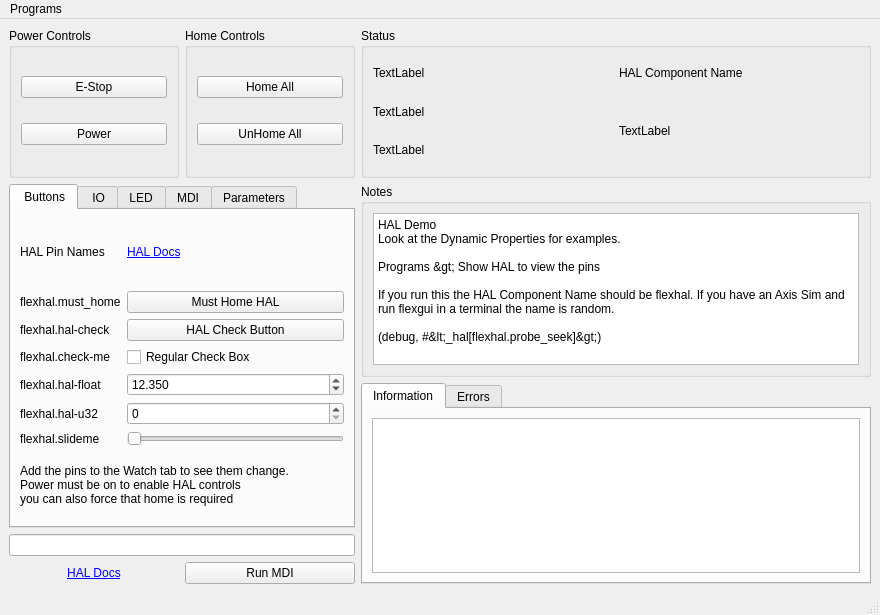
<?xml version="1.0" encoding="UTF-8"?>
<ui version="4.0">
 <class>MainWindow</class>
 <widget class="QMainWindow" name="MainWindow">
  <property name="geometry">
   <rect>
    <x>0</x>
    <y>0</y>
    <width>880</width>
    <height>615</height>
   </rect>
  </property>
  <property name="windowTitle">
   <string>MainWindow</string>
  </property>
  <widget class="QWidget" name="centralwidget">
   <layout class="QGridLayout" name="gridLayout_5">
    <item row="1" column="2" colspan="3">
     <widget class="QGroupBox" name="groupBox_4">
      <property name="title">
       <string>Notes</string>
      </property>
      <layout class="QGridLayout" name="gridLayout_4">
       <item row="0" column="0">
        <widget class="QPlainTextEdit" name="plainTextEdit">
         <property name="plainText">
          <string>HAL Demo
Look at the Dynamic Properties for examples.

Programs &gt; Show HAL to view the pins

If you run this the HAL Component Name should be flexhal. If you have an Axis Sim and run flexgui in a terminal the name is random.

(debug, #&lt;_hal[flexhal.probe_seek]&gt;)</string>
         </property>
        </widget>
       </item>
      </layout>
     </widget>
    </item>
    <item row="0" column="0">
     <widget class="QGroupBox" name="groupBox">
      <property name="minimumSize">
       <size>
        <width>0</width>
        <height>150</height>
       </size>
      </property>
      <property name="title">
       <string>Power Controls</string>
      </property>
      <layout class="QGridLayout" name="gridLayout">
       <item row="0" column="0">
        <widget class="QPushButton" name="estop_pb">
         <property name="text">
          <string>E-Stop</string>
         </property>
        </widget>
       </item>
       <item row="1" column="0">
        <widget class="QPushButton" name="power_pb">
         <property name="text">
          <string>Power</string>
         </property>
        </widget>
       </item>
      </layout>
     </widget>
    </item>
    <item row="0" column="2" colspan="3">
     <widget class="QGroupBox" name="groupBox_5">
      <property name="minimumSize">
       <size>
        <width>500</width>
        <height>0</height>
       </size>
      </property>
      <property name="title">
       <string>Status</string>
      </property>
      <layout class="QGridLayout" name="gridLayout_6">
       <item row="1" column="0">
        <widget class="QLabel" name="task_state_lb">
         <property name="text">
          <string>TextLabel</string>
         </property>
        </widget>
       </item>
       <item row="0" column="0">
        <widget class="QLabel" name="interp_state_lb">
         <property name="text">
          <string>TextLabel</string>
         </property>
        </widget>
       </item>
       <item row="2" column="0">
        <widget class="QLabel" name="task_mode_lb">
         <property name="text">
          <string>TextLabel</string>
         </property>
        </widget>
       </item>
       <item row="0" column="1">
        <widget class="QLabel" name="label_7">
         <property name="text">
          <string>HAL Component Name</string>
         </property>
        </widget>
       </item>
       <item row="1" column="1" rowspan="2">
        <widget class="QLabel" name="hal_comp_name_lb">
         <property name="text">
          <string>TextLabel</string>
         </property>
         <property name="wordWrap">
          <bool>true</bool>
         </property>
        </widget>
       </item>
      </layout>
     </widget>
    </item>
    <item row="0" column="1">
     <widget class="QGroupBox" name="groupBox_2">
      <property name="title">
       <string>Home Controls</string>
      </property>
      <layout class="QGridLayout" name="gridLayout_2">
       <item row="0" column="0">
        <widget class="QPushButton" name="home_all_pb">
         <property name="text">
          <string>Home All</string>
         </property>
        </widget>
       </item>
       <item row="1" column="0">
        <widget class="QPushButton" name="unhome_all_pb">
         <property name="text">
          <string>UnHome All</string>
         </property>
        </widget>
       </item>
      </layout>
     </widget>
    </item>
    <item row="3" column="0" colspan="2">
     <widget class="QLineEdit" name="mdi_command_le"/>
    </item>
    <item row="4" column="1">
     <widget class="QPushButton" name="run_mdi_pb">
      <property name="text">
       <string>Run MDI</string>
      </property>
     </widget>
    </item>
    <item row="2" column="2" rowspan="3" colspan="3">
     <widget class="QTabWidget" name="tabWidget_6">
      <property name="currentIndex">
       <number>0</number>
      </property>
      <widget class="QWidget" name="page1">
       <attribute name="title">
        <string>Information</string>
       </attribute>
       <layout class="QVBoxLayout" name="verticalLayout">
        <item>
         <widget class="QPlainTextEdit" name="info_pte"/>
        </item>
       </layout>
      </widget>
      <widget class="QWidget" name="tab">
       <attribute name="title">
        <string>Errors</string>
       </attribute>
       <layout class="QVBoxLayout" name="verticalLayout_2">
        <item>
         <widget class="QPlainTextEdit" name="errors_pte"/>
        </item>
       </layout>
      </widget>
     </widget>
    </item>
    <item row="1" column="0" rowspan="2" colspan="2">
     <widget class="QTabWidget" name="tabWidget_3">
      <property name="currentIndex">
       <number>0</number>
      </property>
      <widget class="QWidget" name="tabWidget_3Page1">
       <attribute name="title">
        <string> Buttons</string>
       </attribute>
       <layout class="QGridLayout" name="gridLayout_3">
        <item row="3" column="1">
         <widget class="QCheckBox" name="checkBox">
          <property name="text">
           <string>Regular Check Box</string>
          </property>
          <property name="function" stdset="0">
           <string>hal_pin</string>
          </property>
          <property name="pin_name" stdset="0">
           <string>check-me</string>
          </property>
          <property name="hal_type" stdset="0">
           <string>HAL_BIT</string>
          </property>
          <property name="hal_dir" stdset="0">
           <string>HAL_OUT</string>
          </property>
         </widget>
        </item>
        <item row="3" column="0">
         <widget class="QLabel" name="label_4">
          <property name="text">
           <string>flexhal.check-me</string>
          </property>
         </widget>
        </item>
        <item row="2" column="0">
         <widget class="QLabel" name="label_3">
          <property name="text">
           <string>flexhal.hal-check</string>
          </property>
         </widget>
        </item>
        <item row="6" column="1">
         <widget class="QSpinBox" name="hal_seek_sb">
          <property name="maximum">
           <number>1000</number>
          </property>
          <property name="function" stdset="0">
           <string>hal_pin</string>
          </property>
          <property name="pin_name" stdset="0">
           <string>hal-u32</string>
          </property>
          <property name="hal_type" stdset="0">
           <string>HAL_U32</string>
          </property>
          <property name="hal_dir" stdset="0">
           <string>HAL_OUT</string>
          </property>
          <property name="required" stdset="0">
           <string>homed</string>
          </property>
         </widget>
        </item>
        <item row="4" column="0">
         <widget class="QLabel" name="label_5">
          <property name="text">
           <string>flexhal.hal-float</string>
          </property>
         </widget>
        </item>
        <item row="1" column="0">
         <widget class="QLabel" name="label_2">
          <property name="text">
           <string>flexhal.must_home</string>
          </property>
         </widget>
        </item>
        <item row="4" column="1">
         <widget class="QDoubleSpinBox" name="halfload">
          <property name="decimals">
           <number>3</number>
          </property>
          <property name="value">
           <double>12.350000000000000</double>
          </property>
          <property name="function" stdset="0">
           <string>hal_pin</string>
          </property>
          <property name="pin_name" stdset="0">
           <string>hal-float</string>
          </property>
          <property name="hal_type" stdset="0">
           <string>HAL_FLOAT</string>
          </property>
          <property name="hal_dir" stdset="0">
           <string>HAL_OUT</string>
          </property>
         </widget>
        </item>
        <item row="2" column="1">
         <widget class="QPushButton" name="pushButton_5">
          <property name="text">
           <string>HAL Check Button</string>
          </property>
          <property name="checkable">
           <bool>true</bool>
          </property>
          <property name="function" stdset="0">
           <string>hal_pin</string>
          </property>
          <property name="pin_name" stdset="0">
           <string>hal-check</string>
          </property>
          <property name="hal_type" stdset="0">
           <string>HAL_BIT</string>
          </property>
          <property name="hal_dir" stdset="0">
           <string>HAL_OUT</string>
          </property>
         </widget>
        </item>
        <item row="7" column="0">
         <widget class="QLabel" name="label_8">
          <property name="text">
           <string>flexhal.slideme</string>
          </property>
         </widget>
        </item>
        <item row="1" column="1">
         <widget class="QPushButton" name="abutton">
          <property name="text">
           <string>Must Home HAL</string>
          </property>
          <property name="function" stdset="0">
           <string>hal_pin</string>
          </property>
          <property name="pin_name" stdset="0">
           <string>must_home</string>
          </property>
          <property name="hal_type" stdset="0">
           <string>HAL_BIT</string>
          </property>
          <property name="hal_dir" stdset="0">
           <string>HAL_OUT</string>
          </property>
          <property name="required" stdset="0">
           <string>homed</string>
          </property>
         </widget>
        </item>
        <item row="6" column="0">
         <widget class="QLabel" name="label_6">
          <property name="text">
           <string>flexhal.hal-u32</string>
          </property>
         </widget>
        </item>
        <item row="0" column="0">
         <widget class="QLabel" name="label_19">
          <property name="text">
           <string>HAL Pin Names</string>
          </property>
         </widget>
        </item>
        <item row="7" column="1">
         <widget class="QSlider" name="halslide">
          <property name="orientation">
           <enum>Qt::Horizontal</enum>
          </property>
          <property name="function" stdset="0">
           <string>hal_pin</string>
          </property>
          <property name="pin_name" stdset="0">
           <string>slideme</string>
          </property>
          <property name="hal_type" stdset="0">
           <string>HAL_S32</string>
          </property>
          <property name="hal_dir" stdset="0">
           <string>HAL_OUT</string>
          </property>
         </widget>
        </item>
        <item row="8" column="0" colspan="2">
         <widget class="QLabel" name="label_21">
          <property name="text">
           <string>Add the pins to the Watch tab to see them change.
Power must be on to enable HAL controls
you can also force that home is required</string>
          </property>
         </widget>
        </item>
        <item row="0" column="1">
         <widget class="QLabel" name="label_22">
          <property name="text">
           <string>&lt;a href=&quot;https://gnipsel.com/linuxcnc/flexgui/hal.html&quot;&gt;HAL Docs&lt;/a&gt;</string>
          </property>
          <property name="openExternalLinks">
           <bool>true</bool>
          </property>
         </widget>
        </item>
       </layout>
      </widget>
      <widget class="QWidget" name="tab_2">
       <attribute name="title">
        <string> IO</string>
       </attribute>
       <layout class="QGridLayout" name="gridLayout_7">
        <item row="3" column="0">
         <widget class="QLabel" name="label_12">
          <property name="text">
           <string>flexhal.hal-io-s32-sb</string>
          </property>
         </widget>
        </item>
        <item row="3" column="1">
         <widget class="QSpinBox" name="spinBox_2">
          <property name="minimum">
           <number>-99</number>
          </property>
          <property name="function" stdset="0">
           <string>hal_io</string>
          </property>
          <property name="pin_name" stdset="0">
           <string>hal-io-s32-sb</string>
          </property>
          <property name="hal_type" stdset="0">
           <string>HAL_S32</string>
          </property>
          <property name="hal_dir" stdset="0">
           <string>HAL_IO</string>
          </property>
         </widget>
        </item>
        <item row="2" column="1">
         <widget class="QDoubleSpinBox" name="doubleSpinBox">
          <property name="singleStep">
           <double>0.100000000000000</double>
          </property>
          <property name="function" stdset="0">
           <string>hal_io</string>
          </property>
          <property name="pin_name" stdset="0">
           <string>hal-io-dsb</string>
          </property>
          <property name="hal_type" stdset="0">
           <string>HAL_FLOAT</string>
          </property>
          <property name="hal_dir" stdset="0">
           <string>HAL_IO</string>
          </property>
         </widget>
        </item>
        <item row="4" column="0">
         <widget class="QLabel" name="label_13">
          <property name="text">
           <string>flexhal.hal-io-u32-sb</string>
          </property>
         </widget>
        </item>
        <item row="6" column="0" colspan="2">
         <widget class="QLabel" name="label_9">
          <property name="text">
           <string>Run Programs Show HAL and add
 the HALpins to the watch window
in the HAL command box you can use setp
 to change a value and see the object
change in the GUI</string>
          </property>
         </widget>
        </item>
        <item row="4" column="1">
         <widget class="QSpinBox" name="spinBox_3">
          <property name="function" stdset="0">
           <string>hal_io</string>
          </property>
          <property name="pin_name" stdset="0">
           <string>hal-io-u32-sb</string>
          </property>
          <property name="hal_type" stdset="0">
           <string>HAL_U32</string>
          </property>
          <property name="hal_dir" stdset="0">
           <string>HAL_IO</string>
          </property>
         </widget>
        </item>
        <item row="0" column="0">
         <widget class="QLabel" name="label_20">
          <property name="text">
           <string>HAL Pin Name</string>
          </property>
         </widget>
        </item>
        <item row="1" column="1">
         <widget class="QCheckBox" name="checkBox_2">
          <property name="text">
           <string>I/O Check Box</string>
          </property>
          <property name="function" stdset="0">
           <string>hal_io</string>
          </property>
          <property name="pin_name" stdset="0">
           <string>hal-io-cb</string>
          </property>
          <property name="hal_type" stdset="0">
           <string>HAL_BIT</string>
          </property>
          <property name="hal_dir" stdset="0">
           <string>HAL_IO</string>
          </property>
         </widget>
        </item>
        <item row="2" column="0">
         <widget class="QLabel" name="label_11">
          <property name="text">
           <string>flexhal.hal-io-dsb</string>
          </property>
         </widget>
        </item>
        <item row="1" column="0">
         <widget class="QLabel" name="label_10">
          <property name="text">
           <string>flexhal.hal-io-cb</string>
          </property>
         </widget>
        </item>
        <item row="5" column="1">
         <widget class="QSlider" name="horizontalSlider">
          <property name="orientation">
           <enum>Qt::Horizontal</enum>
          </property>
          <property name="function" stdset="0">
           <string>hal_io</string>
          </property>
          <property name="pin_name" stdset="0">
           <string>hal-io-slider</string>
          </property>
          <property name="hal_type" stdset="0">
           <string>HAL_U32</string>
          </property>
          <property name="hal_dir" stdset="0">
           <string>HAL_IO</string>
          </property>
         </widget>
        </item>
        <item row="5" column="0">
         <widget class="QLabel" name="label_24">
          <property name="text">
           <string>flexhal.hal-io-slider</string>
          </property>
         </widget>
        </item>
       </layout>
      </widget>
      <widget class="QWidget" name="tab_5">
       <attribute name="title">
        <string>LED</string>
       </attribute>
       <layout class="QGridLayout" name="gridLayout_10">
        <item row="1" column="0">
         <spacer name="verticalSpacer">
          <property name="orientation">
           <enum>Qt::Vertical</enum>
          </property>
          <property name="sizeHint" stdset="0">
           <size>
            <width>20</width>
            <height>40</height>
           </size>
          </property>
         </spacer>
        </item>
        <item row="0" column="0">
         <widget class="QLabel" name="label_25">
          <property name="frameShape">
           <enum>QFrame::Box</enum>
          </property>
          <property name="text">
           <string/>
          </property>
         </widget>
        </item>
        <item row="0" column="1">
         <spacer name="horizontalSpacer">
          <property name="orientation">
           <enum>Qt::Horizontal</enum>
          </property>
          <property name="sizeHint" stdset="0">
           <size>
            <width>40</width>
            <height>20</height>
           </size>
          </property>
         </spacer>
        </item>
       </layout>
      </widget>
      <widget class="QWidget" name="tab_4">
       <attribute name="title">
        <string>MDI</string>
       </attribute>
       <layout class="QGridLayout" name="gridLayout_9">
        <item row="0" column="0">
         <widget class="QLabel" name="label">
          <property name="text">
           <string>MDI Homed Required</string>
          </property>
         </widget>
        </item>
        <item row="0" column="1">
         <widget class="QPushButton" name="pushButton_6">
          <property name="text">
           <string>MDI Button</string>
          </property>
          <property name="function" stdset="0">
           <string>mdi</string>
          </property>
          <property name="command" stdset="0">
           <string>(msg, MDI pressed)</string>
          </property>
         </widget>
        </item>
        <item row="1" column="0" colspan="2">
         <widget class="QLabel" name="label_18">
          <property name="text">
           <string>This will execute a short MDI command.
Note: MDI buttons are disabled until all
 axes are homed</string>
          </property>
         </widget>
        </item>
       </layout>
      </widget>
      <widget class="QWidget" name="tab_3">
       <attribute name="title">
        <string>Parameters</string>
       </attribute>
       <layout class="QGridLayout" name="gridLayout_8">
        <item row="0" column="0">
         <widget class="QLabel" name="label_14">
          <property name="text">
           <string>Parameter Variable 1000</string>
          </property>
         </widget>
        </item>
        <item row="1" column="0">
         <widget class="QLabel" name="label_15">
          <property name="text">
           <string>Parameter Variable 1001</string>
          </property>
         </widget>
        </item>
        <item row="2" column="0">
         <widget class="QLabel" name="label_16">
          <property name="text">
           <string>Parameter Variable 1002</string>
          </property>
         </widget>
        </item>
        <item row="0" column="1">
         <widget class="QDoubleSpinBox" name="doubleSpinBox_2">
          <property name="function" stdset="0">
           <string>set_var</string>
          </property>
          <property name="variable" stdset="0">
           <string>1000</string>
          </property>
         </widget>
        </item>
        <item row="1" column="1">
         <widget class="QDoubleSpinBox" name="doubleSpinBox_3">
          <property name="function" stdset="0">
           <string>set_var</string>
          </property>
          <property name="variable" stdset="0">
           <string>1001</string>
          </property>
         </widget>
        </item>
        <item row="2" column="1">
         <widget class="QDoubleSpinBox" name="doubleSpinBox_4">
          <property name="function" stdset="0">
           <string>set_var</string>
          </property>
          <property name="variable" stdset="0">
           <string>1002</string>
          </property>
         </widget>
        </item>
        <item row="3" column="0" colspan="2">
         <widget class="QLabel" name="label_17">
          <property name="text">
           <string>If you open the parameters.var file you can
see that when you change the values in the
double spin boxes the file updates
after 1/2 second</string>
          </property>
         </widget>
        </item>
       </layout>
      </widget>
     </widget>
    </item>
    <item row="4" column="0">
     <widget class="QLabel" name="label_23">
      <property name="text">
       <string>&lt;a href='https://gnipsel.com/linuxcnc/flexgui/hal.html'&gt;HAL Docs&lt;/a&gt;</string>
      </property>
      <property name="alignment">
       <set>Qt::AlignCenter</set>
      </property>
      <property name="openExternalLinks">
       <bool>true</bool>
      </property>
     </widget>
    </item>
   </layout>
  </widget>
  <widget class="QMenuBar" name="menubar">
   <property name="geometry">
    <rect>
     <x>0</x>
     <y>0</y>
     <width>880</width>
     <height>24</height>
    </rect>
   </property>
   <widget class="QMenu" name="menuPrograms">
    <property name="title">
     <string>Programs</string>
    </property>
    <addaction name="actionShow_HAL"/>
   </widget>
   <addaction name="menuPrograms"/>
  </widget>
  <widget class="QStatusBar" name="statusbar"/>
  <action name="actionShow_HAL">
   <property name="text">
    <string>Show HAL</string>
   </property>
  </action>
 </widget>
 <resources/>
 <connections/>
</ui>
